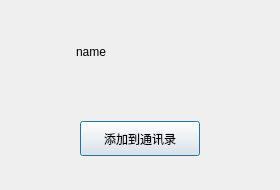
<?xml version="1.0" encoding="UTF-8"?>
<ui version="4.0">
 <class>FindSuccessDlg</class>
 <widget class="QDialog" name="FindSuccessDlg">
  <property name="geometry">
   <rect>
    <x>0</x>
    <y>0</y>
    <width>280</width>
    <height>190</height>
   </rect>
  </property>
  <property name="minimumSize">
   <size>
    <width>280</width>
    <height>190</height>
   </size>
  </property>
  <property name="maximumSize">
   <size>
    <width>280</width>
    <height>190</height>
   </size>
  </property>
  <property name="windowTitle">
   <string>Dialog</string>
  </property>
  <layout class="QVBoxLayout" name="verticalLayout">
   <item>
    <widget class="QWidget" name="widget_2" native="true">
     <layout class="QHBoxLayout" name="horizontalLayout">
      <item>
       <widget class="QLabel" name="head_lb">
        <property name="minimumSize">
         <size>
          <width>50</width>
          <height>50</height>
         </size>
        </property>
        <property name="maximumSize">
         <size>
          <width>50</width>
          <height>50</height>
         </size>
        </property>
        <property name="text">
         <string/>
        </property>
       </widget>
      </item>
      <item>
       <widget class="QLabel" name="name_lb">
        <property name="text">
         <string>name</string>
        </property>
       </widget>
      </item>
      <item>
       <spacer name="horizontalSpacer">
        <property name="orientation">
         <enum>Qt::Horizontal</enum>
        </property>
        <property name="sizeHint" stdset="0">
         <size>
          <width>147</width>
          <height>20</height>
         </size>
        </property>
       </spacer>
      </item>
     </layout>
    </widget>
   </item>
   <item>
    <widget class="QWidget" name="widget" native="true">
     <layout class="QHBoxLayout" name="horizontalLayout_2">
      <item>
       <widget class="ClickedBtn" name="add_friend_btn">
        <property name="minimumSize">
         <size>
          <width>120</width>
          <height>35</height>
         </size>
        </property>
        <property name="maximumSize">
         <size>
          <width>120</width>
          <height>35</height>
         </size>
        </property>
        <property name="text">
         <string>添加到通讯录</string>
        </property>
       </widget>
      </item>
     </layout>
    </widget>
   </item>
  </layout>
 </widget>
 <customwidgets>
  <customwidget>
   <class>ClickedBtn</class>
   <extends>QPushButton</extends>
   <header location="global">clickedbtn.h</header>
  </customwidget>
 </customwidgets>
 <resources/>
 <connections/>
</ui>
